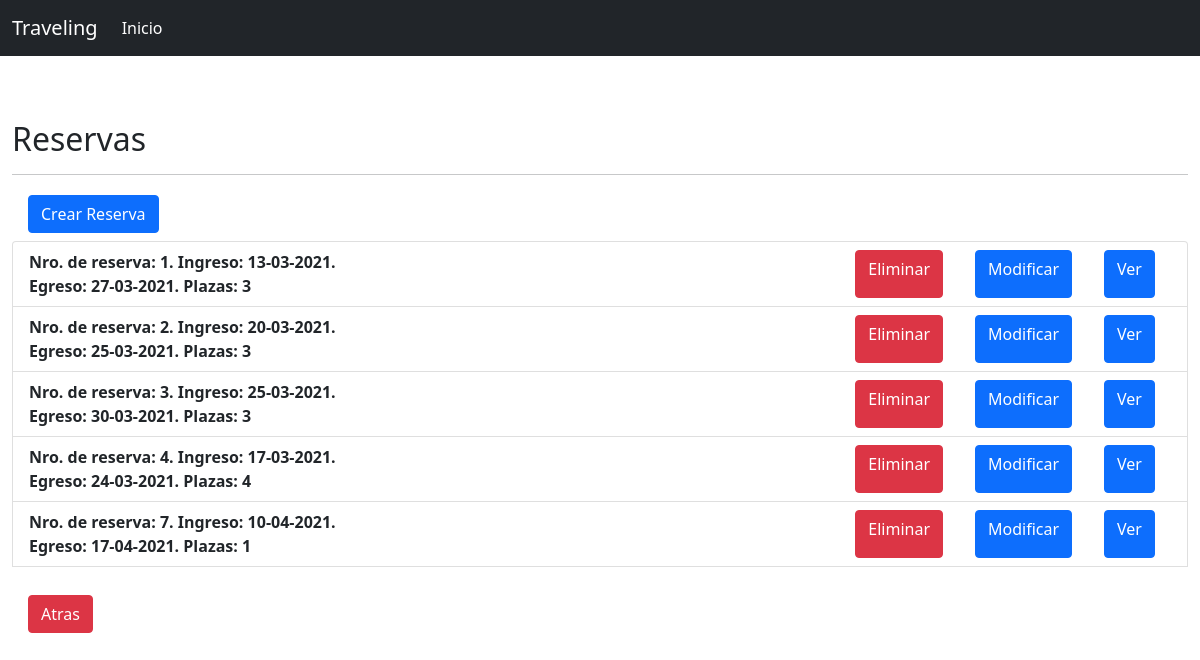
Page /reservas/list/ on the committed database.
### finalCristianGarcia/models/reserva.py (models this page shows, shortened)
class Reserva(models.Model):
    huesped = models.ForeignKey(Huesped, on_delete = models.CASCADE)
    PENDIENTE = False
    ASIGNADA = True
    estado = (
        (PENDIENTE, 'Pendiente de asignacion'),
        (ASIGNADA, 'Asignada'),
    )
    estado_reserva = models.BooleanField(
        max_length= 9,
        choices= estado,
        default= PENDIENTE,
    )
    numero_reserva = models.AutoField(primary_key= True)
    fecha_de_ingreso = models.DateField(auto_now_add= False)
    fecha_de_egreso = models.DateField(auto_now_add= False)
    cantidad_huespedes = models.IntegerField()
    def __str__(self):
        return  'Nro. de reserva: ' + str(self.numero_reserva) + ". Ingreso: " + self.fecha_de_ingreso.strftime('%d-%m-%Y') + ". Egreso: " + self.fecha_de_egreso.strftime('%d-%m-%Y') + '. Plazas: ' + str(self.cantidad_huespedes)

### finalCristianGarcia/views/reserva.py (the view)
# urls.py: path('reservas/list/', ReservaListView.as_view(), name = 'reserva_list'),
class ReservaListView(ListView):
    model = Reserva
    template_name = "finalCristianGarcia/reservas_list.html"
    queryset = Reserva.objects.order_by('numero_reserva')
    fields = 'numero_reserva','fecha_de_ingreso', 'fecha_de_egreso', 'huesped.dni'

### finalCristianGarcia/templates/finalCristianGarcia/reservas_list.html (shortened to what this page needs)
{% extends 'base.html' %}
{% load crispy_forms_tags %}
{% block content %}
    <br>
    <br>
    <br>
    <h2>Reservas
    <hr>
    <div class="float-right"><a class="btn btn-primary mx-3 float-right" href="{% url 'reserva_create' %}">Crear Reserva</a></div>
    </h2>
    <ul class="list-group">
        {% for reserva in object_list %}
            <li class="list-group-item">
                <div class="row">
                    <div class="col-4"> <strong>{{ reserva }} </strong> </div>
                        <div class="col-8 d-flex justify-content-end ">
                    <a class="mx-3 float-right btn btn-danger" href="{% url 'reserva_delete' reserva.numero_reserva %}">Eliminar</a>
                    <a class="mx-3 float-right btn btn-primary" href="{% url 'reserva_update' reserva.numero_reserva %}">Modificar</a>
                    <a class="mx-3 float-right btn btn-primary" href="{% url 'reserva_detail' reserva.numero_reserva %}">Ver</a>
                </div>
                </div>
            </li>
        {% endfor %}
        <div class="col-4">
            <br>
            <a class="btn btn-danger mx-3 float-right mt-1" href="{% url 'dashboard' %}">Atras</a>
        </div>
    </ul>
{% endblock %}

### rows in the picture
Reserva: numero_reserva+fecha_de_ingreso+fecha_de_egreso "Nro. de reserva: 1. Ingreso: 13-03-2021. Egreso: 27-03-2021. Plazas: 3"
Reserva: numero_reserva+fecha_de_ingreso+fecha_de_egreso "Nro. de reserva: 2. Ingreso: 20-03-2021. Egreso: 25-03-2021. Plazas: 3"
Reserva: numero_reserva+fecha_de_ingreso+fecha_de_egreso "Nro. de reserva: 3. Ingreso: 25-03-2021. Egreso: 30-03-2021. Plazas: 3"
Reserva: numero_reserva+fecha_de_ingreso+fecha_de_egreso "Nro. de reserva: 4. Ingreso: 17-03-2021. Egreso: 24-03-2021. Plazas: 4"
Reserva: numero_reserva+fecha_de_ingreso+fecha_de_egreso "Nro. de reserva: 7. Ingreso: 10-04-2021. Egreso: 17-04-2021. Plazas: 1"
